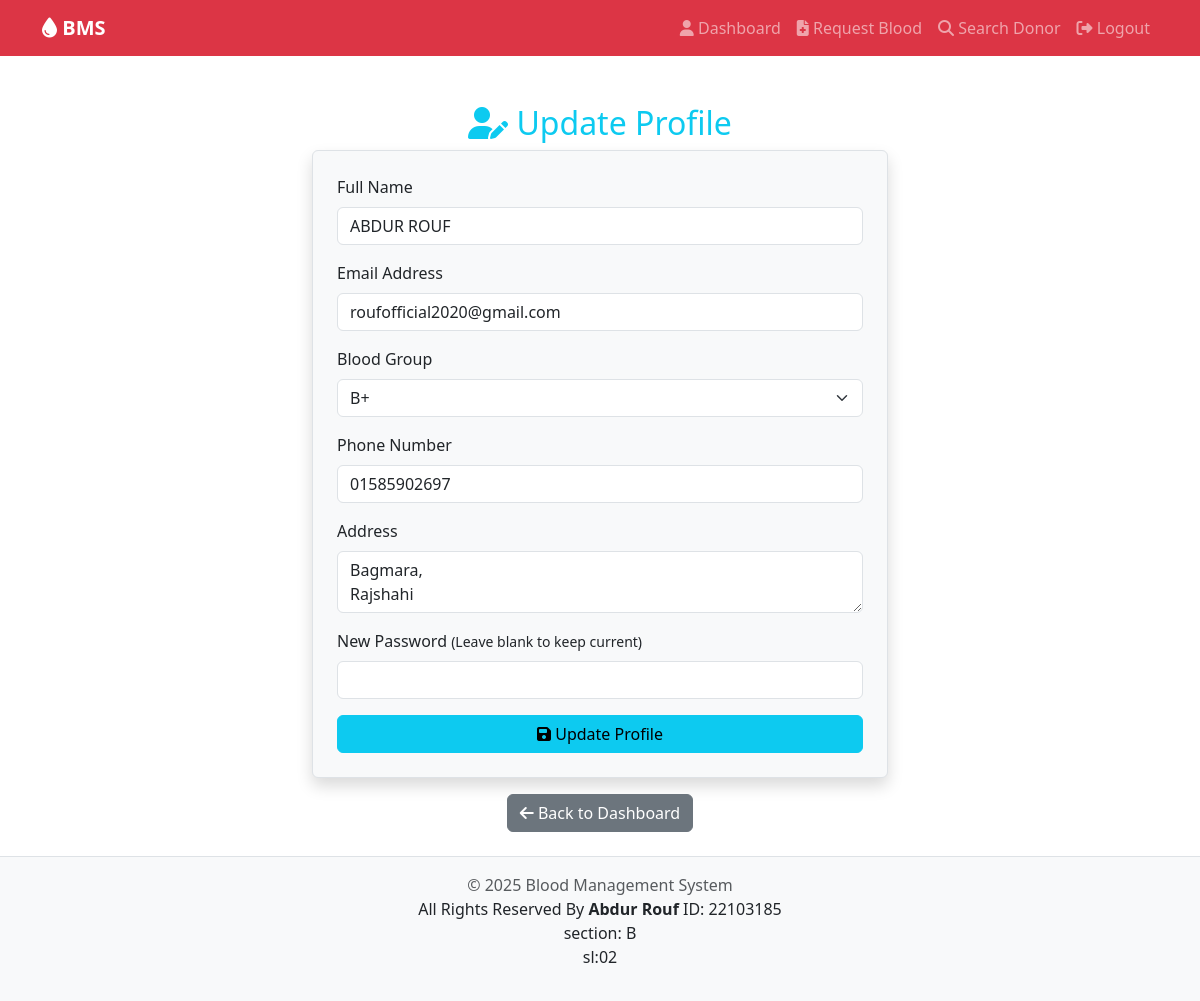
/patient/profile.php (signed in), run on the app's committed database.
### tables this page shows
CREATE TABLE `patients` (
  `id` int(11) NOT NULL,
  `name` varchar(255) NOT NULL,
  `email` varchar(255) NOT NULL,
  `password` varchar(255) NOT NULL,
  `blood_group` enum('A+','A-','B+','B-','AB+','AB-','O+','O-') NOT NULL,
  `phone` varchar(50) NOT NULL,
  `address` text NOT NULL,
  `created_at` timestamp NOT NULL DEFAULT current_timestamp(),
  `updated_at` timestamp NULL DEFAULT NULL ON UPDATE current_timestamp()
);

### patient/profile.php (the view, shortened to what this page needs)
<?php
include('../includes/db.php');
$patient_id = $_SESSION['patient_id'];
$stmt = $conn->prepare("SELECT name, email, blood_group, phone, address FROM patients WHERE id = ?");
$stmt->bind_param("i", $patient_id);
$stmt->execute();
$patient = $stmt->get_result()->fetch_assoc();
?>
<!DOCTYPE html>
<html lang="en">
<head>
    <link rel="stylesheet" href="../assets/css/style.css">
    <link rel="stylesheet" href="https://cdn.jsdelivr.net/npm/bootstrap@5.3.2/dist/css/bootstrap.min.css">
    <link rel="stylesheet" href="https://cdnjs.cloudflare.com/ajax/libs/font-awesome/6.5.0/css/all.min.css">
</head>
<body>
<?php include('../includes/navbar.php'); ?>
<div class="container mt-5" style="max-width:600px;">
    <h2 class="text-center text-info"><i class="fas fa-user-edit"></i> Update Profile</h2>
    <form method="POST" class="border p-4 rounded bg-light shadow">
        <div class="mb-3">
            <label class="form-label">Full Name</label>
            <input type="text" name="name" class="form-control" value="<?= htmlspecialchars($patient['name']); ?>" required>
        </div>
        <div class="mb-3">
            <label class="form-label">Email Address</label>
            <input type="email" name="email" class="form-control" value="<?= htmlspecialchars($patient['email']); ?>" required>
        </div>
        <div class="mb-3">
            <label class="form-label">Blood Group</label>
            <select name="blood_group" class="form-select" required>
                <?php
                $groups = ['A+','A-','B+','B-','AB+','AB-','O+','O-'];
                foreach ($groups as $group) {
                    $selected = ($patient['blood_group'] === $group) ? "selected" : "";
                    echo "<option value='$group' $selected>$group</option>";
                }
                ?>
            </select>
        </div>
        <div class="mb-3">
            <label class="form-label">Phone Number</label>
            <input type="text" name="phone" class="form-control" value="<?= htmlspecialchars($patient['phone']); ?>" required>
        </div>
        <div class="mb-3">
            <label class="form-label">Address</label>
            <textarea name="address" class="form-control" required><?= htmlspecialchars($patient['address']); ?></textarea>
        </div>
        <div class="mb-3">
            <label class="form-label">New Password <small>(Leave blank to keep current)</small></label>
            <input type="password" name="password" class="form-control">
        </div>
        <button type="submit" class="btn btn-info w-100"><i class="fas fa-save"></i> Update Profile</button>
    </form>
    <div class="mt-3 text-center">
        <a href="dashboard.php" class="btn btn-secondary"><i class="fas fa-arrow-left"></i> Back to Dashboard</a>
    </div>
</div>
<?php include('../includes/footer.php'); ?>
</body>
</html>

### assets/css/style.css (style rules this page uses)
body { background-color:#fdfdfd; }

### data on the page
patients: name "ABDUR ROUF", email "roufofficial2020@gmail.com", phone "01585902697", address "Bagmara, Rajshahi"

### other printed values
form field blood_group "B+"
